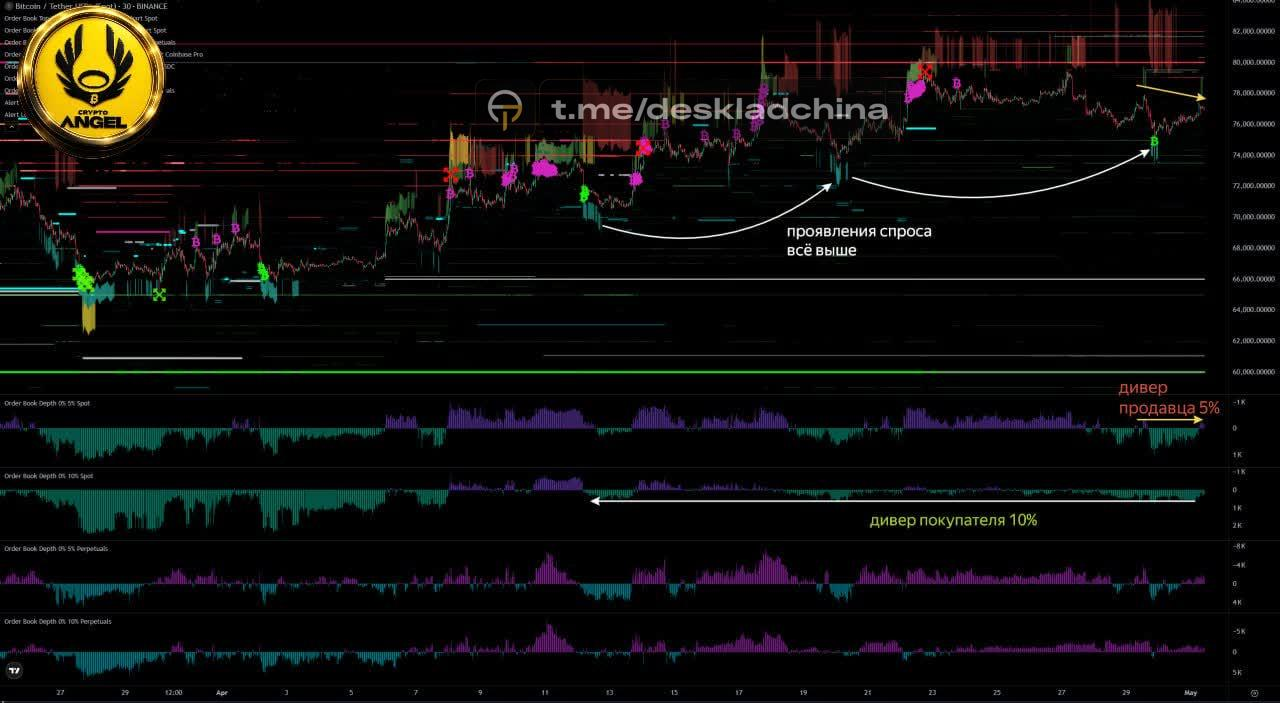
#> input picture telemirror/watermark/watermark_dataset/1.jpeg, 1280 x 703 px; its folder holds only this picture in this run
$ python -i remover.py   (imports and definitions only)   (older library calls are emulated)
#> lines starting #> are read from the running program, lines starting #| are printed output that depends on the picture
import asyncio
import logging
import math
import os
import subprocess
from dataclasses import dataclass
from pathlib import Path
from typing import Optional

_DEFAULT_TEMPLATE = str(Path(__file__).parent / "reference_watermark.png")

import cv2
import numpy as np
from PIL import Image

logger = logging.getLogger(__name__)

_template_cache: dict[str, tuple[np.ndarray, np.ndarray, Optional[np.ndarray]]] = {}
_lama: Optional[object] = None


@dataclass(frozen=True)
class ChannelWatermarkConfig:
    template_path: str = _DEFAULT_TEMPLATE
    match_threshold: float = 0.31
    scale_min: float = 0.2
    scale_max: float = 1.0
    scale_steps: int = 80
    inpaint_dilate_px: int = 6


def _gradient_magnitude(gray: np.ndarray) -> np.ndarray:
    clahe = cv2.createCLAHE(clipLimit=2.0, tileGridSize=(8, 8))
    enhanced = clahe.apply(gray)
    sx = cv2.Sobel(enhanced, cv2.CV_32F, 1, 0, ksize=3)
    sy = cv2.Sobel(enhanced, cv2.CV_32F, 0, 1, ksize=3)
    mag = np.sqrt(sx ** 2 + sy ** 2)
    return cv2.normalize(mag, None, 0, 255, cv2.NORM_MINMAX).astype(np.uint8)


def _load_template(path: str) -> tuple[np.ndarray, np.ndarray, Optional[np.ndarray]]:
#> called with path = 'watermark_dataset/1.jpeg'
    if path not in _template_cache:
        raw = cv2.imread(path, cv2.IMREAD_UNCHANGED)
#> raw is the input picture: shape (703, 1280, 3); mean B, G, R 11.3, 12.4, 12.9
        if raw is None:
            raise FileNotFoundError(f"Watermark template not found: {path}")
        if raw.ndim == 3 and raw.shape[2] == 4:
            alpha = raw[:, :, 3]
            bgr = raw[:, :, :3]
        else:
            alpha = None
            bgr = raw
        gray = cv2.cvtColor(bgr, cv2.COLOR_BGR2GRAY)
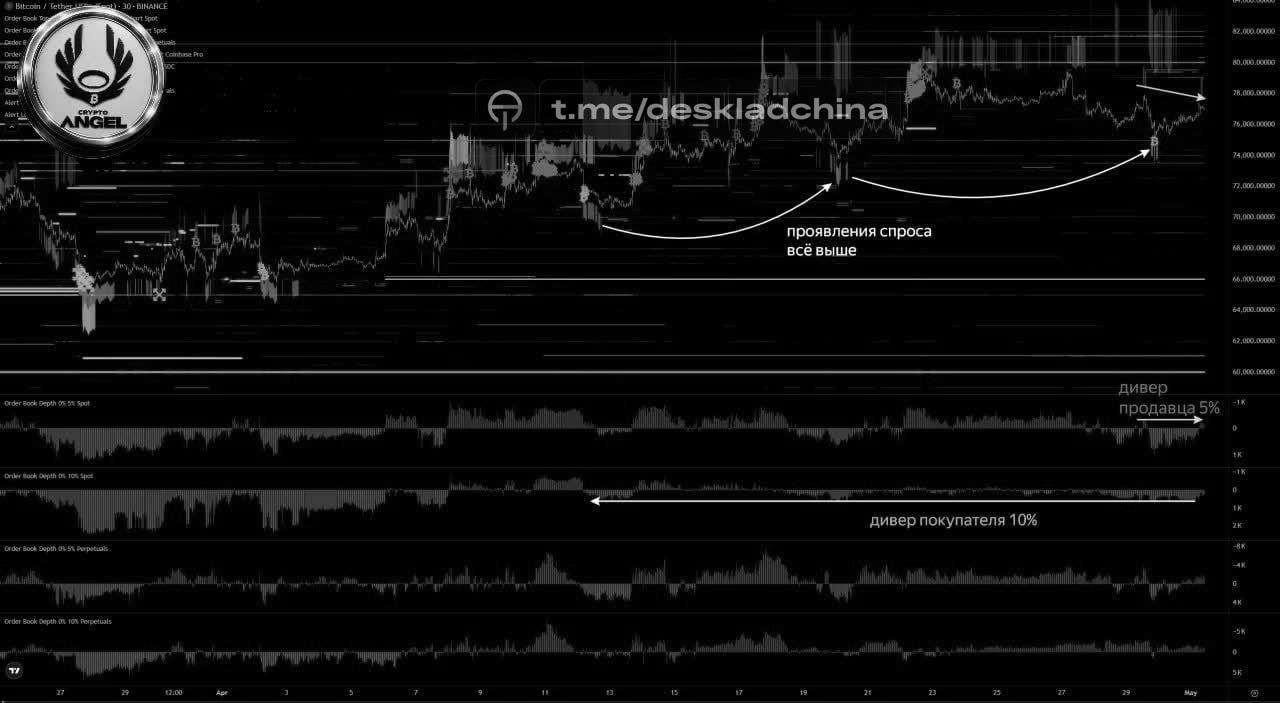
#> gray: shape (703, 1280); min 0, max 255, mean 12.4
        feat = _gradient_magnitude(gray)
#> in _gradient_magnitude, `enhanced = clahe.apply(gray)`:
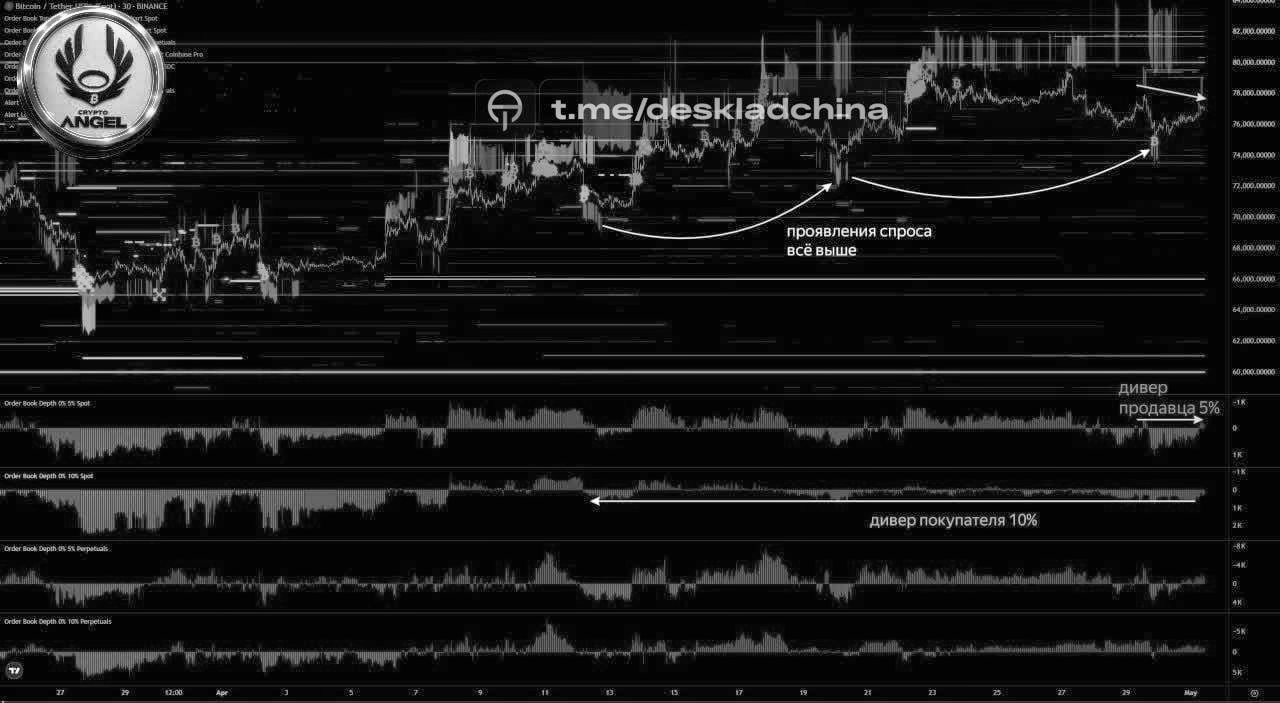
#> enhanced: shape (703, 1280); min 2, max 255, mean 22.9
#> in _gradient_magnitude, `sy = cv2.Sobel(enhanced, cv2.CV_32F, 0, 1, ksize=3)`:
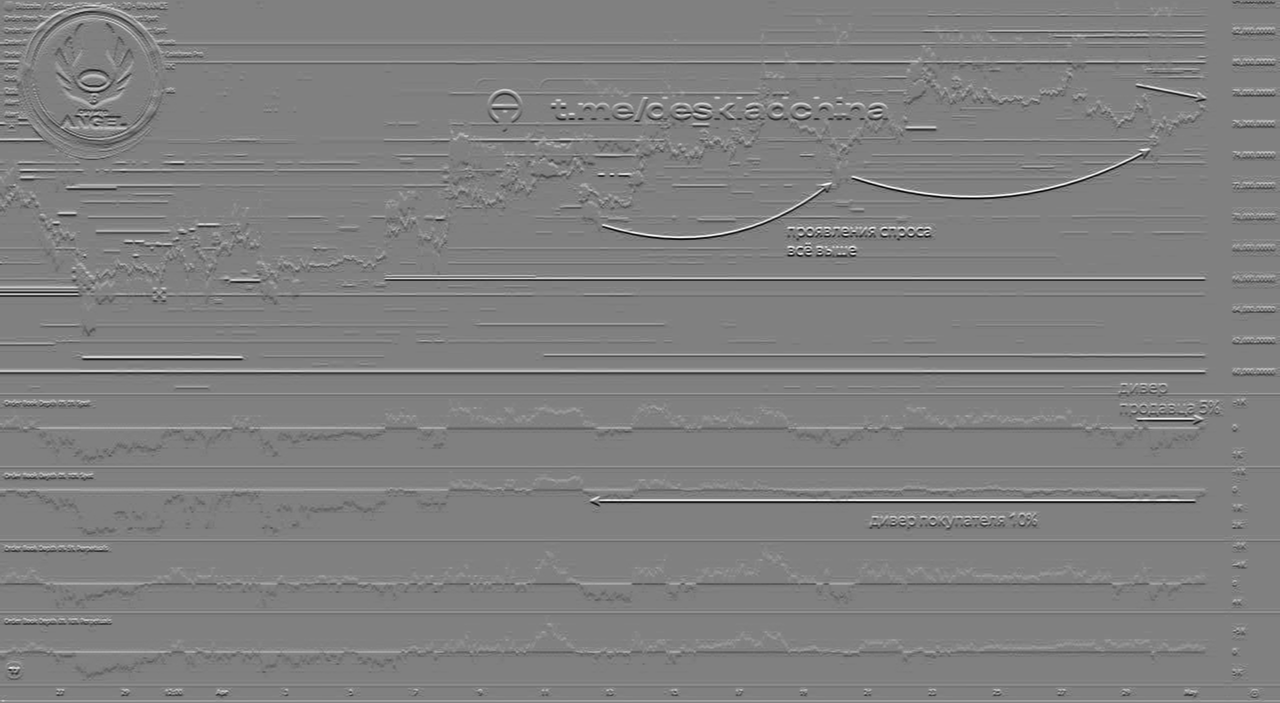
#> sy: shape (703, 1280) float32; min -996, max 984, mean 0.5; drawn with min black and max white
#> in _gradient_magnitude, `mag = np.sqrt(sx ** 2 + sy ** 2)`:
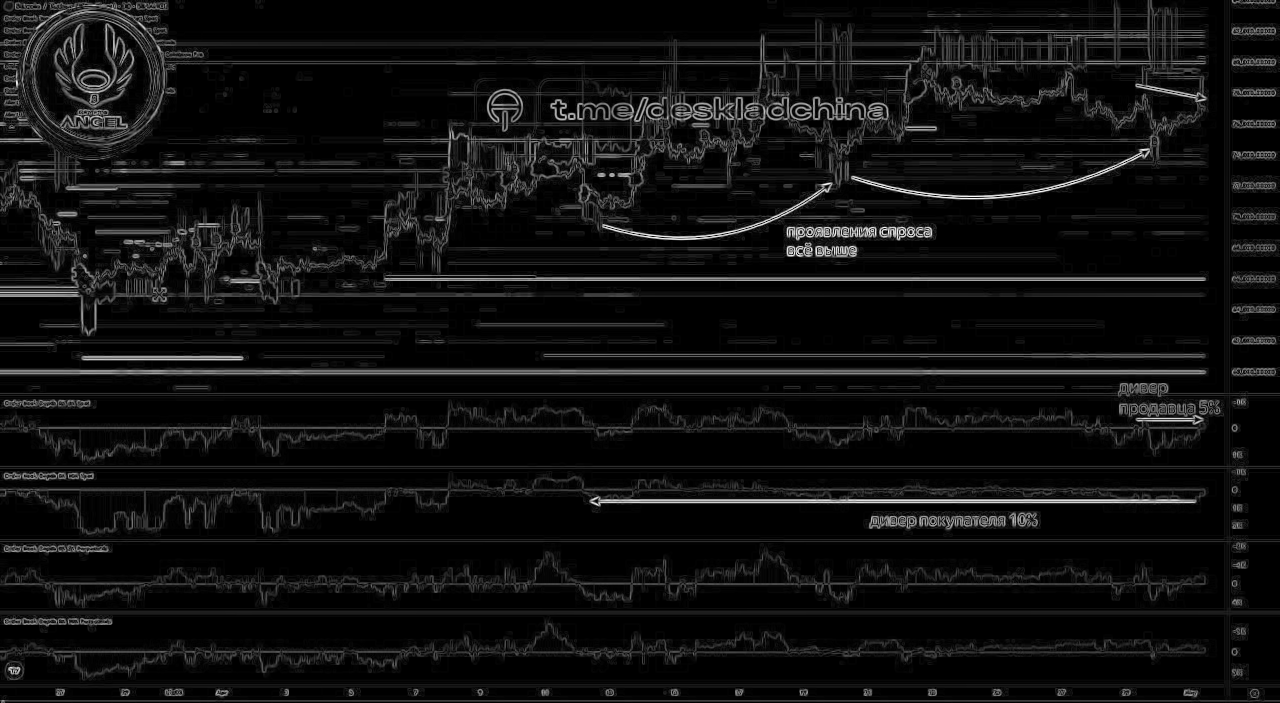
#> mag: shape (703, 1280) float32; min 0, max 996, mean 62.2; drawn with min black and max white
        _template_cache[path] = (feat, gray, alpha)
    return _template_cache[path]


# [131 lines left out: functions _run_detection, _detect_watermark, _get_lama, remove_watermark_from_image, remove_watermark_from_video, not called in this run]


# [15 lines not run here, left out]

>>> result = _load_template('watermark_dataset/1.jpeg')

$ run again, on telemirror/watermark/watermark_dataset/10.jpeg
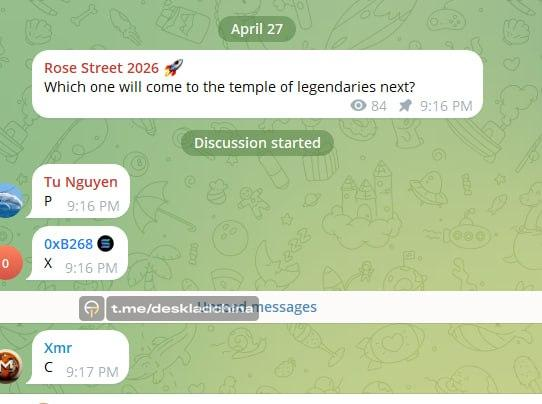
#> input picture telemirror/watermark/watermark_dataset/10.jpeg, 542 x 404 px
#> in _load_template, raw is the input picture: shape (404, 542, 3); mean B, G, R 167.9, 206.9, 188.6
#> in _gradient_magnitude, `sy = cv2.Sobel(enhanced, cv2.CV_32F, 0, 1, ksize=3)`:
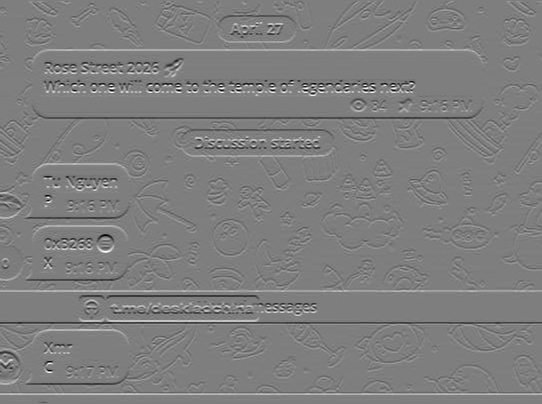
#> sy: shape (404, 542) float32; min -978, max 991, mean 1.6; drawn with min black and max white
#> in _gradient_magnitude, `mag = np.sqrt(sx ** 2 + sy ** 2)`:
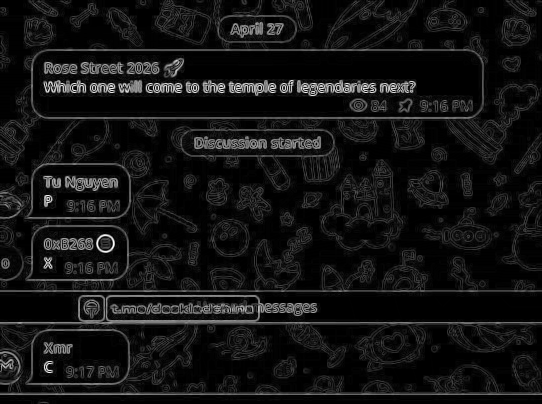
#> mag: shape (404, 542) float32; min 0, max 1016.8, mean 78.7; drawn with min black and max white
